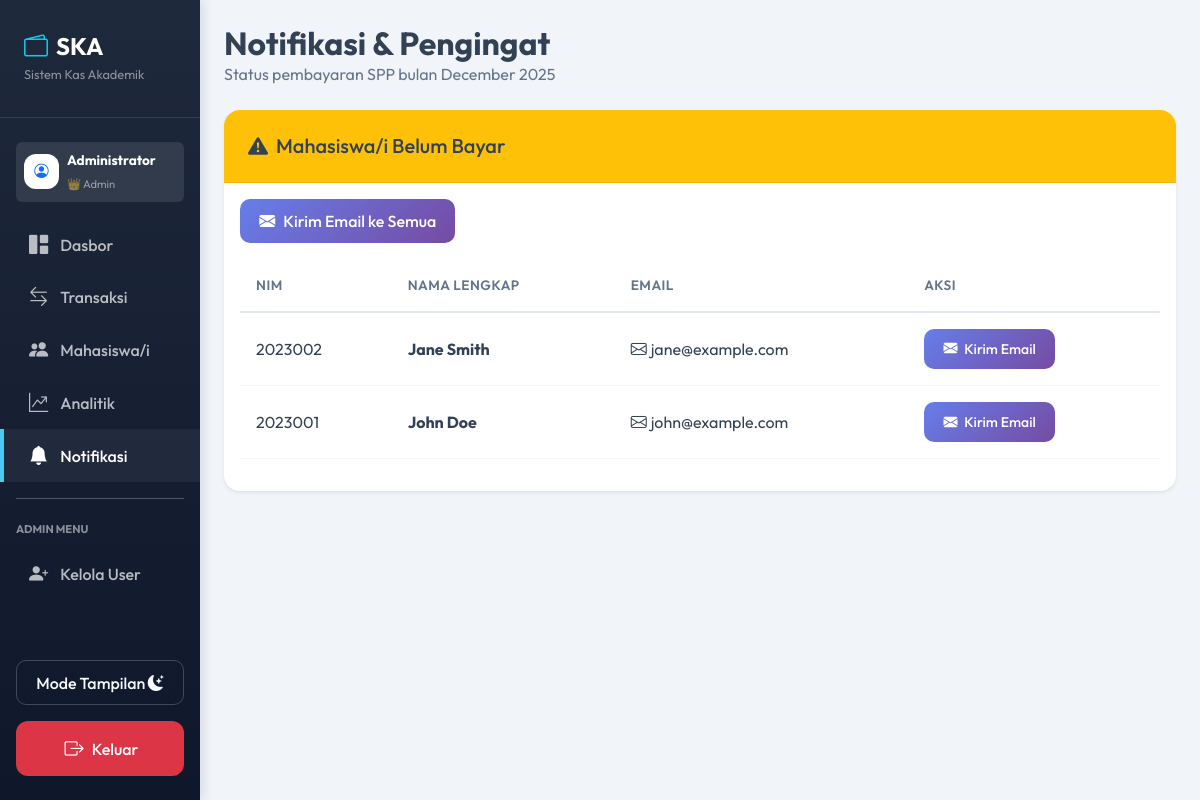
Screenshot of /notifications.php (signed in) with the database file from the repository.
### tables this page shows
CREATE TABLE `categories` (
  `id` int(11) NOT NULL AUTO_INCREMENT,
  `name` varchar(50) NOT NULL,
  `type` enum('income','expense') NOT NULL,
  `description` text DEFAULT NULL,
  PRIMARY KEY (`id`)
);

CREATE TABLE `students` (
  `id` int(11) NOT NULL AUTO_INCREMENT,
  `student_id_number` varchar(20) NOT NULL COMMENT 'NIM/NIS',
  `full_name` varchar(100) NOT NULL,
  `email` varchar(100) DEFAULT NULL,
  `phone` varchar(20) DEFAULT NULL,
  `status` enum('active','graduated','dropped_out') NOT NULL DEFAULT 'active',
  `created_at` timestamp NOT NULL DEFAULT current_timestamp(),
  PRIMARY KEY (`id`),
  UNIQUE KEY `student_id_number` (`student_id_number`)
);

### src/Config/init.php (called while the page is built, shortened)
<?php
spl_autoload_register(function ($class_name) {
    $file = __DIR__ . '/../Services/' . $class_name . '.php';
});
$db = Database::getInstance();
$auth = new Auth();

### src/Services/Database.php (called while the page is built)
<?php
class Database
{
    private static $instance = null;
    private $pdo;
    private function __construct()
    {
        $host = 'localhost';
        $db = 'academic_cash_db';
        $user = 'root';
        $pass = '';
        $charset = 'utf8mb4';
        $dsn = "mysql:host=$host;dbname=$db;charset=$charset";
        $options = [
            PDO::ATTR_ERRMODE => PDO::ERRMODE_EXCEPTION,
            PDO::ATTR_DEFAULT_FETCH_MODE => PDO::FETCH_ASSOC,
            PDO::ATTR_EMULATE_PREPARES => false,
        ];
        try {
            $this->pdo = new PDO($dsn, $user, $pass, $options);
        } catch (\PDOException $e) {
            throw new \PDOException($e->getMessage(), (int) $e->getCode());
        }
    }
    public static function getInstance()
    {
        if (self::$instance === null) {
            self::$instance = new Database();
        }
        return self::$instance;
    }
    public function getConnection()
    {
        return $this->pdo;
    }
}

### src/Services/Auth.php (called while the page is built, shortened)
<?php
class Auth
{
    public function getCurrentUser()
    {
        if (isset($_SESSION['user_id'])) {
            return [
                'id' => $_SESSION['user_id'],
                'username' => $_SESSION['username'],
                'role' => $_SESSION['role'],
                'full_name' => $_SESSION['full_name']
            ];
        }
        return null;
    }
}

### public/notifications.php (the view, shortened to what this page needs)
<?php
require_once __DIR__ . '/../src/Config/init.php';
$auth->requireLogin();
$currentUser = $auth->getCurrentUser();
$isAdmin = $currentUser['role'] === 'admin';
$currentMonth = date('m');
$currentYear = date('Y');
$monthName = date('F');
$stmt = $db->getConnection()->prepare("SELECT id, name FROM categories WHERE name IN ('KAS-BULAN', 'SPP') ORDER BY FIELD(name, 'KAS-BULAN', 'SPP') LIMIT 1");
$stmt->execute();
$sppCategory = $stmt->fetch();
$sppCategoryId = $sppCategory ? $sppCategory['id'] : null;
$sppCategoryName = $sppCategory ? $sppCategory['name'] : 'Money Kas';
$unpaidStudents = [];
if ($isAdmin) {
    if ($sppCategoryId) {
        $sql = "
            SELECT s.*, s.phone, s.email
            FROM students s
            WHERE s.status = 'active'
            AND s.id NOT IN (
                SELECT student_id
                FROM transactions
                WHERE category_id = ?
                AND MONTH(transaction_date) = ?
                AND YEAR(transaction_date) = ?
                AND student_id IS NOT NULL
            )
            ORDER BY s.full_name ASC
        ";
        $stmt = $db->getConnection()->prepare($sql);
        $stmt->execute([$sppCategoryId, $currentMonth, $currentYear]);
        $unpaidStudents = $stmt->fetchAll();
    }
}
?>
<!DOCTYPE html>
<html lang="id">
<head>
    <link href="https://cdn.jsdelivr.net/npm/bootstrap@5.3.0/dist/css/bootstrap.min.css" rel="stylesheet">
    <link rel="stylesheet" href="https://cdn.jsdelivr.net/npm/bootstrap-icons@1.10.0/font/bootstrap-icons.css">
    <link rel="stylesheet" href="assets/css/style.css">
</head>
<body>
    <div class="container-fluid">
        <div class="row">
            <?php include __DIR__ . '/../src/Includes/sidebar.php'; ?>
            <div class="col-md-10 col-12 p-4 main-content">
                <div class="mb-4">
                    <h2 class="fw-bold mb-0">Notifikasi & Pengingat</h2>
                    <p class="text-muted">Status pembayaran <?= htmlspecialchars($sppCategoryName) ?> bulan
                        <?= $monthName ?> <?= $currentYear ?>
                    </p>
                </div>
                <?php if ($isAdmin): ?>
                    <div class="card shadow-sm border-0">
                        <div class="card-header bg-warning text-dark">
                            <h5 class="mb-0"><i class="bi bi-exclamation-triangle-fill me-2"></i>Mahasiswa/i Belum Bayar
                            </h5>
                        </div>
                        <div class="card-body">
                            <?php if (empty($unpaidStudents)): ?>
                                <div class="text-center py-5">
                                    <i class="bi bi-check-circle-fill text-success" style="font-size: 3rem;"></i>
                                    <h5 class="mt-3">Luar Biasa!</h5>
                                    <p class="text-muted">Semua mahasiswa/i aktif sudah membayar uang kas bulan ini.</p>
                                </div>
                            <?php else: ?>
                                <div class="mb-3">
                                    <button class="btn btn-email" id="sendBulkEmail">
                                        <i class="bi bi-envelope-fill me-2"></i>Kirim Email ke Semua
                                    </button>
                                </div>
                                <div class="table-responsive">
                                    <table class="table table-hover align-middle">
                                        <thead class="table-light">
                                            <tr>
                                                <th>NIM</th>
                                                <th>Nama Lengkap</th>
                                                <th>Email</th>
                                                <th>Aksi</th>
                                            </tr>
                                        </thead>
                                        <tbody>
                                            <?php foreach ($unpaidStudents as $student): ?>
                                                <tr>
                                                    <td><?= htmlspecialchars($student['student_id_number']) ?></td>
                                                    <td>
                                                        <div class="fw-bold"><?= htmlspecialchars($student['full_name']) ?></div>
                                                    </td>
                                                    <td>
                                                        <?php if ($student['email']): ?>
                                                            <i
                                                                class="bi bi-envelope me-1"></i><?= htmlspecialchars($student['email']) ?>
                                                        <?php else: ?>
                                                            <span class="text-muted">-</span>
                                                        <?php endif; ?>
                                                    </td>
                                                    <td>
                                                        <?php if ($student['email']): ?>
                                                            <button class="btn btn-sm btn-email send-email-btn"
                                                                data-student-id="<?= $student['id'] ?>"
                                                                data-student-name="<?= htmlspecialchars($student['full_name']) ?>">
                                                                <i class="bi bi-envelope-fill me-1"></i> Kirim Email
                                                            </button>
                                                        <?php else: ?>
                                                            <button class="btn btn-sm btn-secondary" disabled>
                                                                <i class="bi bi-envelope-x me-1"></i> No Email
                                                            </button>
                                                        <?php endif; ?>
                                                    </td>
                                                </tr>
                                            <?php endforeach; ?>
                                        </tbody>
                                    </table>
                                </div>
                            <?php endif; ?>
                        </div>
                    </div>
                <?php endif; ?>
            </div>
        </div>
    </div>
</body>
</html>

### public/assets/css/style.css (style rules this page uses)
:root { --primary-color: #4361ee; --secondary-color: #3f37c9; --success-color: #4cc9f0; --danger-color: #f72585; --body-bg: #f1f5f9; --text-color: #334155; --text-muted: #64748b; --card-bg: #ffffff; --card-border: rgba(0, 0, 0, 0.05); --card-shadow: rgba(0, 0, 0, 0.05); --sidebar-bg-from: #1e293b; --sidebar-bg-to: #0f172a; --sidebar-text: white; --sidebar-hover: rgba(255, 255, 255, 0.05); --table-header-color: #64748b; --table-border: #f1f5f9; --input-bg: #f8fafc; --input-border: #e2e8f0; --input-text: #334155; --modal-bg: #ffffff; --modal-text: #334155; }
body { background-color: var(--body-bg); font-family: 'Outfit', sans-serif; color: var(--text-color); transition: background-color 0.3s ease, color 0.3s ease; }
.card { border: 1px solid var(--card-border); background: var(--card-bg); border-radius: 16px; box-shadow: 0 4px 20px var(--card-shadow); transition: transform 0.3s ease, box-shadow 0.3s ease, background-color 0.3s ease; overflow: hidden; color: var(--text-color); }
.card-header { background: transparent; border-bottom: 1px solid var(--card-border); padding: 1.5rem; font-weight: 600; color: var(--text-color); }
.text-muted { color: var(--text-muted) !important; }
.text-dark { color: var(--text-color) !important; }
.table { vertical-align: middle; color: var(--text-color); --bs-table-color: var(--text-color); --bs-table-bg: transparent; --bs-table-hover-bg: var(--sidebar-hover); }
.table thead th { background-color: transparent; border-bottom: 2px solid var(--input-border); color: var(--table-header-color); font-weight: 600; text-transform: uppercase; font-size: 0.85rem; letter-spacing: 0.5px; padding: 1rem; }
.table tbody td { padding: 1rem; border-bottom: 1px solid var(--table-border); }
.btn { border-radius: 10px; padding: 0.6rem 1.2rem; font-weight: 500; transition: all 0.3s; }

### public/notifications.php (style rules this page uses)
.btn-email { background: linear-gradient(135deg, #667eea 0%, #764ba2 100%); border: none; color: white; }

### rows the page displays
categories: name "SPP"
students: student_id_number "2023002", full_name "Jane Smith", email "jane@example.com"
students: student_id_number "2023001", full_name "John Doe", email "john@example.com"

### other values shown
$currentUser['full_name'] "Administrator"
